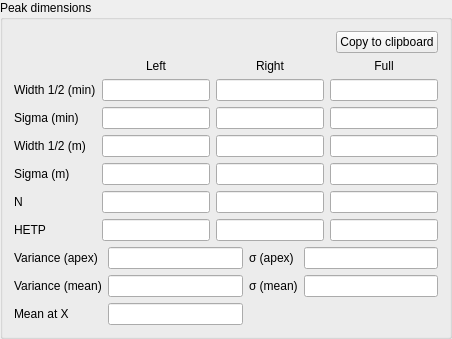
            <widget class="CollapsibleGroupBox" name="qgb_peakDimensions">
             <property name="sizePolicy">
              <sizepolicy hsizetype="MinimumExpanding" vsizetype="Preferred">
               <horstretch>0</horstretch>
               <verstretch>0</verstretch>
              </sizepolicy>
             </property>
             <property name="title">
              <string>Peak dimensions</string>
             </property>
             <layout class="QVBoxLayout" name="verticalLayout_3">
              <item>
               <layout class="QHBoxLayout" name="horizontalLayout_9">
                <item>
                 <spacer name="horizontalSpacer_8">
                  <property name="orientation">
                   <enum>Qt::Horizontal</enum>
                  </property>
                  <property name="sizeHint" stdset="0">
                   <size>
                    <width>40</width>
                    <height>20</height>
                   </size>
                  </property>
                 </spacer>
                </item>
                <item>
                 <widget class="QPushButton" name="qpb_ctcPeakDims">
                  <property name="text">
                   <string>Copy to clipboard</string>
                  </property>
                 </widget>
                </item>
               </layout>
              </item>
              <item>
               <layout class="QGridLayout" name="gridLayout_5">
                <item row="5" column="0">
                 <widget class="QLabel" name="ql_peakN">
                  <property name="text">
                   <string>N</string>
                  </property>
                 </widget>
                </item>
                <item row="2" column="3">
                 <widget class="FloatingValueLineEdit" name="qle_peakSigmaFull">
                  <property name="sizePolicy">
                   <sizepolicy hsizetype="Expanding" vsizetype="MinimumExpanding">
                    <horstretch>0</horstretch>
                    <verstretch>0</verstretch>
                   </sizepolicy>
                  </property>
                  <property name="minimumSize">
                   <size>
                    <width>25</width>
                    <height>0</height>
                   </size>
                  </property>
                  <property name="focusPolicy">
                   <enum>Qt::ClickFocus</enum>
                  </property>
                  <property name="alignment">
                   <set>Qt::AlignRight|Qt::AlignTrailing|Qt::AlignVCenter</set>
                  </property>
                  <property name="readOnly">
                   <bool>true</bool>
                  </property>
                 </widget>
                </item>
                <item row="5" column="3">
                 <widget class="FloatingValueLineEdit" name="qle_peakNFull">
                  <property name="sizePolicy">
                   <sizepolicy hsizetype="Expanding" vsizetype="MinimumExpanding">
                    <horstretch>0</horstretch>
                    <verstretch>0</verstretch>
                   </sizepolicy>
                  </property>
                  <property name="minimumSize">
                   <size>
                    <width>25</width>
                    <height>0</height>
                   </size>
                  </property>
                  <property name="focusPolicy">
                   <enum>Qt::ClickFocus</enum>
                  </property>
                  <property name="alignment">
                   <set>Qt::AlignRight|Qt::AlignTrailing|Qt::AlignVCenter</set>
                  </property>
                  <property name="readOnly">
                   <bool>true</bool>
                  </property>
                 </widget>
                </item>
                <item row="5" column="1">
                 <widget class="FloatingValueLineEdit" name="qle_peakNLeft">
                  <property name="sizePolicy">
                   <sizepolicy hsizetype="Expanding" vsizetype="MinimumExpanding">
                    <horstretch>0</horstretch>
                    <verstretch>0</verstretch>
                   </sizepolicy>
                  </property>
                  <property name="minimumSize">
                   <size>
                    <width>25</width>
                    <height>0</height>
                   </size>
                  </property>
                  <property name="focusPolicy">
                   <enum>Qt::ClickFocus</enum>
                  </property>
                  <property name="alignment">
                   <set>Qt::AlignRight|Qt::AlignTrailing|Qt::AlignVCenter</set>
                  </property>
                  <property name="readOnly">
                   <bool>true</bool>
                  </property>
                 </widget>
                </item>
                <item row="4" column="3">
                 <widget class="FloatingValueLineEdit" name="qle_peakSigmaMFull">
                  <property name="sizePolicy">
                   <sizepolicy hsizetype="Expanding" vsizetype="MinimumExpanding">
                    <horstretch>0</horstretch>
                    <verstretch>0</verstretch>
                   </sizepolicy>
                  </property>
                  <property name="minimumSize">
                   <size>
                    <width>25</width>
                    <height>0</height>
                   </size>
                  </property>
                  <property name="focusPolicy">
                   <enum>Qt::ClickFocus</enum>
                  </property>
                  <property name="alignment">
                   <set>Qt::AlignRight|Qt::AlignTrailing|Qt::AlignVCenter</set>
                  </property>
                  <property name="readOnly">
                   <bool>true</bool>
                  </property>
                 </widget>
                </item>
                <item row="1" column="0">
                 <widget class="QLabel" name="ql_peakWidthHalfRes">
                  <property name="text">
                   <string>Width 1/2 (min)</string>
                  </property>
                 </widget>
                </item>
                <item row="5" column="2">
                 <widget class="FloatingValueLineEdit" name="qle_peakNRight">
                  <property name="sizePolicy">
                   <sizepolicy hsizetype="Expanding" vsizetype="MinimumExpanding">
                    <horstretch>0</horstretch>
                    <verstretch>0</verstretch>
                   </sizepolicy>
                  </property>
                  <property name="minimumSize">
                   <size>
                    <width>25</width>
                    <height>0</height>
                   </size>
                  </property>
                  <property name="focusPolicy">
                   <enum>Qt::ClickFocus</enum>
                  </property>
                  <property name="alignment">
                   <set>Qt::AlignRight|Qt::AlignTrailing|Qt::AlignVCenter</set>
                  </property>
                  <property name="readOnly">
                   <bool>true</bool>
                  </property>
                 </widget>
                </item>
                <item row="3" column="3">
                 <widget class="FloatingValueLineEdit" name="qle_peakWidthHalfMFull">
                  <property name="sizePolicy">
                   <sizepolicy hsizetype="Expanding" vsizetype="MinimumExpanding">
                    <horstretch>0</horstretch>
                    <verstretch>0</verstretch>
                   </sizepolicy>
                  </property>
                  <property name="minimumSize">
                   <size>
                    <width>25</width>
                    <height>0</height>
                   </size>
                  </property>
                  <property name="focusPolicy">
                   <enum>Qt::ClickFocus</enum>
                  </property>
                  <property name="alignment">
                   <set>Qt::AlignRight|Qt::AlignTrailing|Qt::AlignVCenter</set>
                  </property>
                  <property name="readOnly">
                   <bool>true</bool>
                  </property>
                 </widget>
                </item>
                <item row="3" column="0">
                 <widget class="QLabel" name="ql_peakWidthHalfM">
                  <property name="text">
                   <string>Width 1/2 (m)</string>
                  </property>
                 </widget>
                </item>
                <item row="4" column="0">
                 <widget class="QLabel" name="ql_peakSigmaM">
                  <property name="text">
                   <string>Sigma (m)</string>
                  </property>
                 </widget>
                </item>
                <item row="1" column="2">
                 <widget class="FloatingValueLineEdit" name="qle_peakWidthHalfRight">
                  <property name="sizePolicy">
                   <sizepolicy hsizetype="Expanding" vsizetype="MinimumExpanding">
                    <horstretch>0</horstretch>
                    <verstretch>0</verstretch>
                   </sizepolicy>
                  </property>
                  <property name="minimumSize">
                   <size>
                    <width>25</width>
                    <height>0</height>
                   </size>
                  </property>
                  <property name="focusPolicy">
                   <enum>Qt::ClickFocus</enum>
                  </property>
                  <property name="alignment">
                   <set>Qt::AlignRight|Qt::AlignTrailing|Qt::AlignVCenter</set>
                  </property>
                  <property name="readOnly">
                   <bool>true</bool>
                  </property>
                 </widget>
                </item>
                <item row="2" column="2">
                 <widget class="FloatingValueLineEdit" name="qle_peakSigmaRight">
                  <property name="sizePolicy">
                   <sizepolicy hsizetype="Expanding" vsizetype="MinimumExpanding">
                    <horstretch>0</horstretch>
                    <verstretch>0</verstretch>
                   </sizepolicy>
                  </property>
                  <property name="minimumSize">
                   <size>
                    <width>25</width>
                    <height>0</height>
                   </size>
                  </property>
                  <property name="focusPolicy">
                   <enum>Qt::ClickFocus</enum>
                  </property>
                  <property name="alignment">
                   <set>Qt::AlignRight|Qt::AlignTrailing|Qt::AlignVCenter</set>
                  </property>
                  <property name="readOnly">
                   <bool>true</bool>
                  </property>
                 </widget>
                </item>
                <item row="4" column="2">
                 <widget class="FloatingValueLineEdit" name="qle_peakSigmaMRight">
                  <property name="sizePolicy">
                   <sizepolicy hsizetype="Expanding" vsizetype="MinimumExpanding">
                    <horstretch>0</horstretch>
                    <verstretch>0</verstretch>
                   </sizepolicy>
                  </property>
                  <property name="minimumSize">
                   <size>
                    <width>25</width>
                    <height>0</height>
                   </size>
                  </property>
                  <property name="focusPolicy">
                   <enum>Qt::ClickFocus</enum>
                  </property>
                  <property name="alignment">
                   <set>Qt::AlignRight|Qt::AlignTrailing|Qt::AlignVCenter</set>
                  </property>
                  <property name="readOnly">
                   <bool>true</bool>
                  </property>
                 </widget>
                </item>
                <item row="0" column="2">
                 <widget class="QLabel" name="ql_rightPeak">
                  <property name="text">
                   <string>Right</string>
                  </property>
                  <property name="alignment">
                   <set>Qt::AlignCenter</set>
                  </property>
                 </widget>
                </item>
                <item row="0" column="1">
                 <widget class="QLabel" name="ql_leftPeak">
                  <property name="text">
                   <string>Left</string>
                  </property>
                  <property name="alignment">
                   <set>Qt::AlignCenter</set>
                  </property>
                 </widget>
                </item>
                <item row="0" column="3">
                 <widget class="QLabel" name="ql_fullPeak">
                  <property name="text">
                   <string>Full</string>
                  </property>
                  <property name="alignment">
                   <set>Qt::AlignCenter</set>
                  </property>
                 </widget>
                </item>
                <item row="2" column="0">
                 <widget class="QLabel" name="ql_peakSigma">
                  <property name="text">
                   <string>Sigma (min)</string>
                  </property>
                 </widget>
                </item>
                <item row="3" column="2">
                 <widget class="FloatingValueLineEdit" name="qle_peakWidthHalfMRight">
                  <property name="sizePolicy">
                   <sizepolicy hsizetype="Expanding" vsizetype="MinimumExpanding">
                    <horstretch>0</horstretch>
                    <verstretch>0</verstretch>
                   </sizepolicy>
                  </property>
                  <property name="minimumSize">
                   <size>
                    <width>25</width>
                    <height>0</height>
                   </size>
                  </property>
                  <property name="focusPolicy">
                   <enum>Qt::ClickFocus</enum>
                  </property>
                  <property name="alignment">
                   <set>Qt::AlignRight|Qt::AlignTrailing|Qt::AlignVCenter</set>
                  </property>
                  <property name="readOnly">
                   <bool>true</bool>
                  </property>
                 </widget>
                </item>
                <item row="2" column="1">
                 <widget class="FloatingValueLineEdit" name="qle_peakSigmaLeft">
                  <property name="sizePolicy">
                   <sizepolicy hsizetype="Expanding" vsizetype="MinimumExpanding">
                    <horstretch>0</horstretch>
                    <verstretch>0</verstretch>
                   </sizepolicy>
                  </property>
                  <property name="minimumSize">
                   <size>
                    <width>25</width>
                    <height>0</height>
                   </size>
                  </property>
                  <property name="focusPolicy">
                   <enum>Qt::ClickFocus</enum>
                  </property>
                  <property name="alignment">
                   <set>Qt::AlignRight|Qt::AlignTrailing|Qt::AlignVCenter</set>
                  </property>
                  <property name="readOnly">
                   <bool>true</bool>
                  </property>
                 </widget>
                </item>
                <item row="4" column="1">
                 <widget class="FloatingValueLineEdit" name="qle_peakSigmaMLeft">
                  <property name="sizePolicy">
                   <sizepolicy hsizetype="Expanding" vsizetype="MinimumExpanding">
                    <horstretch>0</horstretch>
                    <verstretch>0</verstretch>
                   </sizepolicy>
                  </property>
                  <property name="minimumSize">
                   <size>
                    <width>25</width>
                    <height>0</height>
                   </size>
                  </property>
                  <property name="focusPolicy">
                   <enum>Qt::ClickFocus</enum>
                  </property>
                  <property name="alignment">
                   <set>Qt::AlignRight|Qt::AlignTrailing|Qt::AlignVCenter</set>
                  </property>
                  <property name="readOnly">
                   <bool>true</bool>
                  </property>
                 </widget>
                </item>
                <item row="1" column="1">
                 <widget class="FloatingValueLineEdit" name="qle_peakWidthHalfLeft">
                  <property name="sizePolicy">
                   <sizepolicy hsizetype="Expanding" vsizetype="MinimumExpanding">
                    <horstretch>0</horstretch>
                    <verstretch>0</verstretch>
                   </sizepolicy>
                  </property>
                  <property name="minimumSize">
                   <size>
                    <width>25</width>
                    <height>0</height>
                   </size>
                  </property>
                  <property name="focusPolicy">
                   <enum>Qt::ClickFocus</enum>
                  </property>
                  <property name="alignment">
                   <set>Qt::AlignRight|Qt::AlignTrailing|Qt::AlignVCenter</set>
                  </property>
                  <property name="readOnly">
                   <bool>true</bool>
                  </property>
                 </widget>
                </item>
                <item row="3" column="1">
                 <widget class="FloatingValueLineEdit" name="qle_peakWidthHalfMLeft">
                  <property name="sizePolicy">
                   <sizepolicy hsizetype="Expanding" vsizetype="MinimumExpanding">
                    <horstretch>0</horstretch>
                    <verstretch>0</verstretch>
                   </sizepolicy>
                  </property>
                  <property name="minimumSize">
                   <size>
                    <width>25</width>
                    <height>0</height>
                   </size>
                  </property>
                  <property name="focusPolicy">
                   <enum>Qt::ClickFocus</enum>
                  </property>
                  <property name="alignment">
                   <set>Qt::AlignRight|Qt::AlignTrailing|Qt::AlignVCenter</set>
                  </property>
                  <property name="readOnly">
                   <bool>true</bool>
                  </property>
                 </widget>
                </item>
                <item row="1" column="3">
                 <widget class="FloatingValueLineEdit" name="qle_peakWidthHalfFull">
                  <property name="sizePolicy">
                   <sizepolicy hsizetype="Expanding" vsizetype="MinimumExpanding">
                    <horstretch>0</horstretch>
                    <verstretch>0</verstretch>
                   </sizepolicy>
                  </property>
                  <property name="minimumSize">
                   <size>
                    <width>25</width>
                    <height>0</height>
                   </size>
                  </property>
                  <property name="focusPolicy">
                   <enum>Qt::ClickFocus</enum>
                  </property>
                  <property name="alignment">
                   <set>Qt::AlignRight|Qt::AlignTrailing|Qt::AlignVCenter</set>
                  </property>
                  <property name="readOnly">
                   <bool>true</bool>
                  </property>
                 </widget>
                </item>
                <item row="6" column="0">
                 <widget class="QLabel" name="ql_nH">
                  <property name="text">
                   <string>HETP</string>
                  </property>
                 </widget>
                </item>
                <item row="6" column="1">
                 <widget class="FloatingValueLineEdit" name="qle_peakNhLeft">
                  <property name="sizePolicy">
                   <sizepolicy hsizetype="Expanding" vsizetype="MinimumExpanding">
                    <horstretch>0</horstretch>
                    <verstretch>0</verstretch>
                   </sizepolicy>
                  </property>
                  <property name="minimumSize">
                   <size>
                    <width>25</width>
                    <height>0</height>
                   </size>
                  </property>
                  <property name="focusPolicy">
                   <enum>Qt::ClickFocus</enum>
                  </property>
                  <property name="alignment">
                   <set>Qt::AlignRight|Qt::AlignTrailing|Qt::AlignVCenter</set>
                  </property>
                 </widget>
                </item>
                <item row="6" column="2">
                 <widget class="FloatingValueLineEdit" name="qle_peakNhRight">
                  <property name="sizePolicy">
                   <sizepolicy hsizetype="Expanding" vsizetype="MinimumExpanding">
                    <horstretch>0</horstretch>
                    <verstretch>0</verstretch>
                   </sizepolicy>
                  </property>
                  <property name="minimumSize">
                   <size>
                    <width>25</width>
                    <height>0</height>
                   </size>
                  </property>
                  <property name="focusPolicy">
                   <enum>Qt::ClickFocus</enum>
                  </property>
                  <property name="alignment">
                   <set>Qt::AlignRight|Qt::AlignTrailing|Qt::AlignVCenter</set>
                  </property>
                  <property name="readOnly">
                   <bool>true</bool>
                  </property>
                 </widget>
                </item>
                <item row="6" column="3">
                 <widget class="FloatingValueLineEdit" name="qle_peakNhFull">
                  <property name="sizePolicy">
                   <sizepolicy hsizetype="Expanding" vsizetype="MinimumExpanding">
                    <horstretch>0</horstretch>
                    <verstretch>0</verstretch>
                   </sizepolicy>
                  </property>
                  <property name="minimumSize">
                   <size>
                    <width>25</width>
                    <height>0</height>
                   </size>
                  </property>
                  <property name="focusPolicy">
                   <enum>Qt::ClickFocus</enum>
                  </property>
                  <property name="alignment">
                   <set>Qt::AlignRight|Qt::AlignTrailing|Qt::AlignVCenter</set>
                  </property>
                  <property name="readOnly">
                   <bool>true</bool>
                  </property>
                 </widget>
                </item>
               </layout>
              </item>
              <item>
               <layout class="QGridLayout" name="gridLayout_7">
                <item row="1" column="0">
                 <widget class="QLabel" name="ql_varianceCentroid">
                  <property name="text">
                   <string>Variance (mean)</string>
                  </property>
                 </widget>
                </item>
                <item row="0" column="1">
                 <widget class="QLineEdit" name="qle_varianceApex">
                  <property name="alignment">
                   <set>Qt::AlignRight|Qt::AlignTrailing|Qt::AlignVCenter</set>
                  </property>
                  <property name="readOnly">
                   <bool>true</bool>
                  </property>
                 </widget>
                </item>
                <item row="0" column="2">
                 <widget class="QLabel" name="ql_sigmaApex">
                  <property name="text">
                   <string>σ (apex)</string>
                  </property>
                 </widget>
                </item>
                <item row="1" column="2">
                 <widget class="QLabel" name="ql_sigmaCentroid">
                  <property name="text">
                   <string>σ (mean)</string>
                  </property>
                 </widget>
                </item>
                <item row="0" column="0">
                 <widget class="QLabel" name="ql_varianceApex">
                  <property name="text">
                   <string>Variance (apex)</string>
                  </property>
                 </widget>
                </item>
                <item row="1" column="1">
                 <widget class="QLineEdit" name="qle_varianceCentroid">
                  <property name="alignment">
                   <set>Qt::AlignRight|Qt::AlignTrailing|Qt::AlignVCenter</set>
                  </property>
                  <property name="readOnly">
                   <bool>true</bool>
                  </property>
                 </widget>
                </item>
                <item row="0" column="3">
                 <widget class="QLineEdit" name="qle_sigmaApex">
                  <property name="alignment">
                   <set>Qt::AlignRight|Qt::AlignTrailing|Qt::AlignVCenter</set>
                  </property>
                 </widget>
                </item>
                <item row="1" column="3">
                 <widget class="QLineEdit" name="qle_sigmaCentroid">
                  <property name="alignment">
                   <set>Qt::AlignRight|Qt::AlignTrailing|Qt::AlignVCenter</set>
                  </property>
                 </widget>
                </item>
                <item row="2" column="0">
                 <widget class="QLabel" name="ql_meanAtX">
                  <property name="text">
                   <string>Mean at X</string>
                  </property>
                 </widget>
                </item>
                <item row="2" column="1">
                 <widget class="FloatingValueLineEdit" name="qle_centroidX">
                  <property name="readOnly">
                   <bool>true</bool>
                  </property>
                 </widget>
                </item>
               </layout>
              </item>
             </layout>
            </widget>
